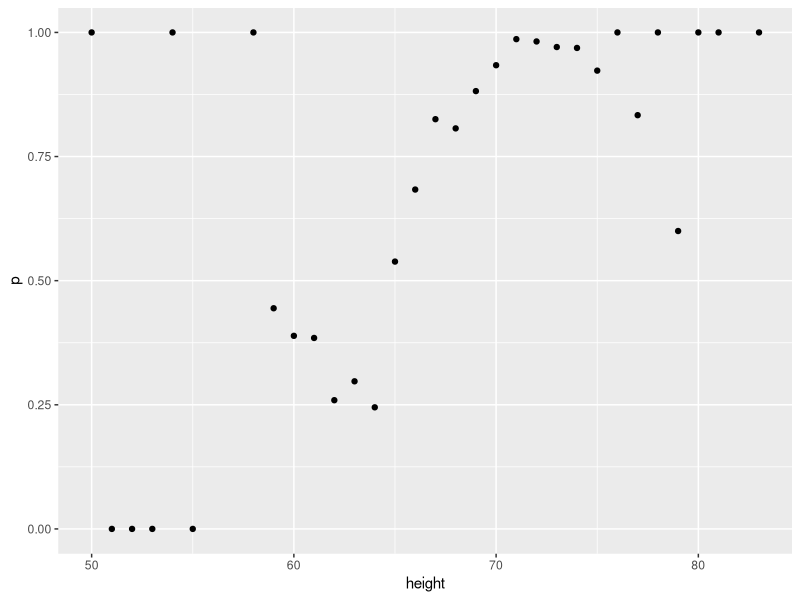
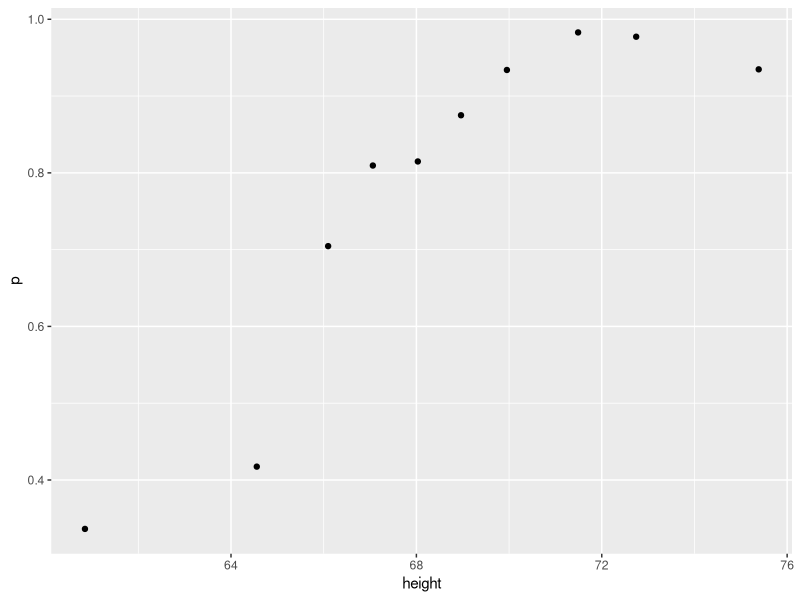
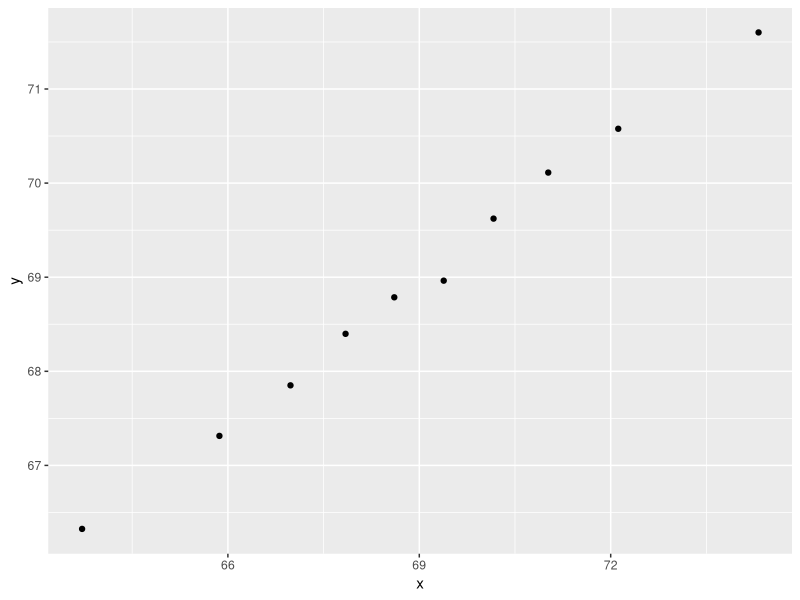

Write R code to recreate these figures, in order.
library(dslabs)
library(tidyverse)
data("heights")

################################################
# Start of Answer, for Q-1
# generate plot
################################################

heights %>% 
  mutate(height = round(height)) %>%
  group_by(height) %>%
  summarize(p = mean(sex == "Male")) %>%
  qplot(height, p, data =.)  

################################################
# Start of Answer, for Q-2
# use of quantile to generate plot
################################################

ps <- seq(0, 1, 0.1)

heights %>% 
  mutate(g = cut(height, quantile(height, ps), include.lowest = TRUE)) %>%
  group_by(g) %>%
  summarize(p = mean(sex == "Male"), height = mean(height)) %>%
  qplot(height, p, data =.)

################################################
# Start of Answer, for Q-3
# generate data from a bivariate normal distrubution using the MASS package
################################################

Sigma <- 9*matrix(c(1,0.5,0.5,1), 2, 2)

dat <- MASS::mvrnorm(n = 10000, c(69, 69), Sigma) %>%
  data.frame() %>% setNames(c("x", "y"))

ps <- seq(0, 1, 0.1)

dat %>% 
  mutate(g = cut(x, quantile(x, ps), include.lowest = TRUE)) %>%
  group_by(g) %>%
  summarize(y = mean(y), x = mean(x)) %>%
	qplot(x, y, data =.)

################################################
